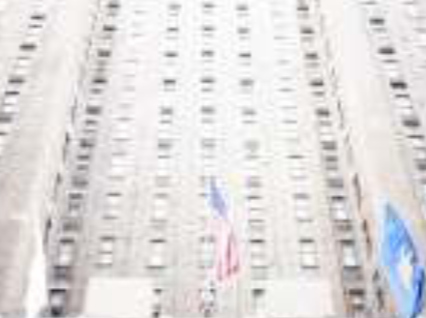
#> input picture Assignment1/histogram/image/over.jpg, 426 x 318 px
$ python histogram.py --first image/over.jpg
#> lines starting #> are read from the running program, lines starting #| are printed output that depends on the picture
#> in main, img is the input picture: shape (318, 426, 3); mean B, G, R 222.2, 222.4, 225.4
#author: JianHui Lin
#purpose: input a image and display its histogram with color red, green, blue and gray

import cv2
import numpy as np
import argparse
from matplotlib import pyplot as plt

def calcHist(img):
    row, col, band = img.shape
#> row = 318; col = 426; band = 3
    gray_img = np.zeros([row,col])
    red = np.zeros(256)
    green = np.zeros(256)
    blue = np.zeros(256)
    gray = np.zeros(256)
    x = np.arange(0,256)

    #convert to grayscale picture
    for i in range (row):
        for j in range(col):
            gray_img[i,j] = img[i,j,0]*0.07 + img[i,j,1]*0.72 + img[i,j,2]*0.21
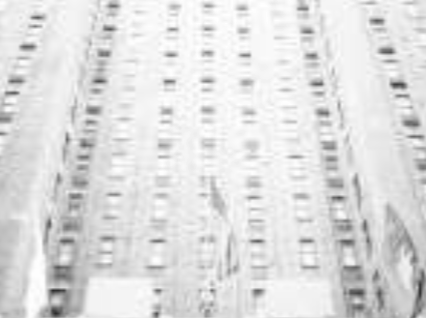
#> gray_img: shape (318, 426) float64; min 43.4, max 255, mean 223

    # get histogram of red, green, blue and gray
    for i in range (row):
       for j in range(col):
           red[img[i,j,2]] += 1
           green[img[i,j,1]] += 1
           blue[img[i,j,0]] += 1
           gray[int(gray_img[i,j])] +=1

    # display red, green, blue and gray histogram
    plt.bar(x,red,color="red")
    plt.bar(x,green,color="green")
    plt.bar(x,blue,color="blue")
    plt.bar(x,gray,color="gray")
    plt.title("Hisogram of picture")
    plt.show()
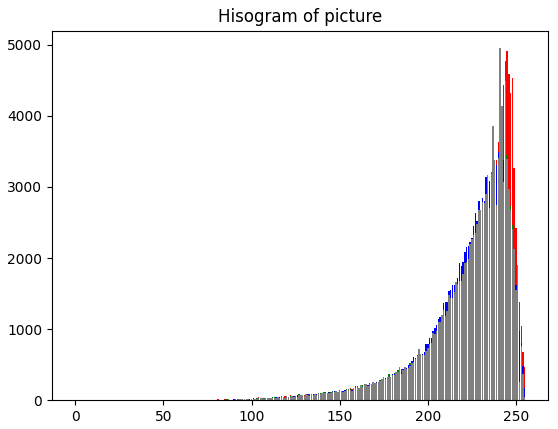
#> figure drawn by matplotlib, 1 panel; tallest bar 4910 high, from x = 244.6 to 245.4; tallest bar 4766 high, from x = 243.6 to 244.4; tallest bar 3766 high, from x = 240.6 to 241.4


def main():
    ap = argparse.ArgumentParser()
    ap.add_argument("-f", "--first", required=True, help="first input image")
    args = vars(ap.parse_args())
    img = cv2.imread(args["first"])       #user input the image
    calcHist(img)

main()
